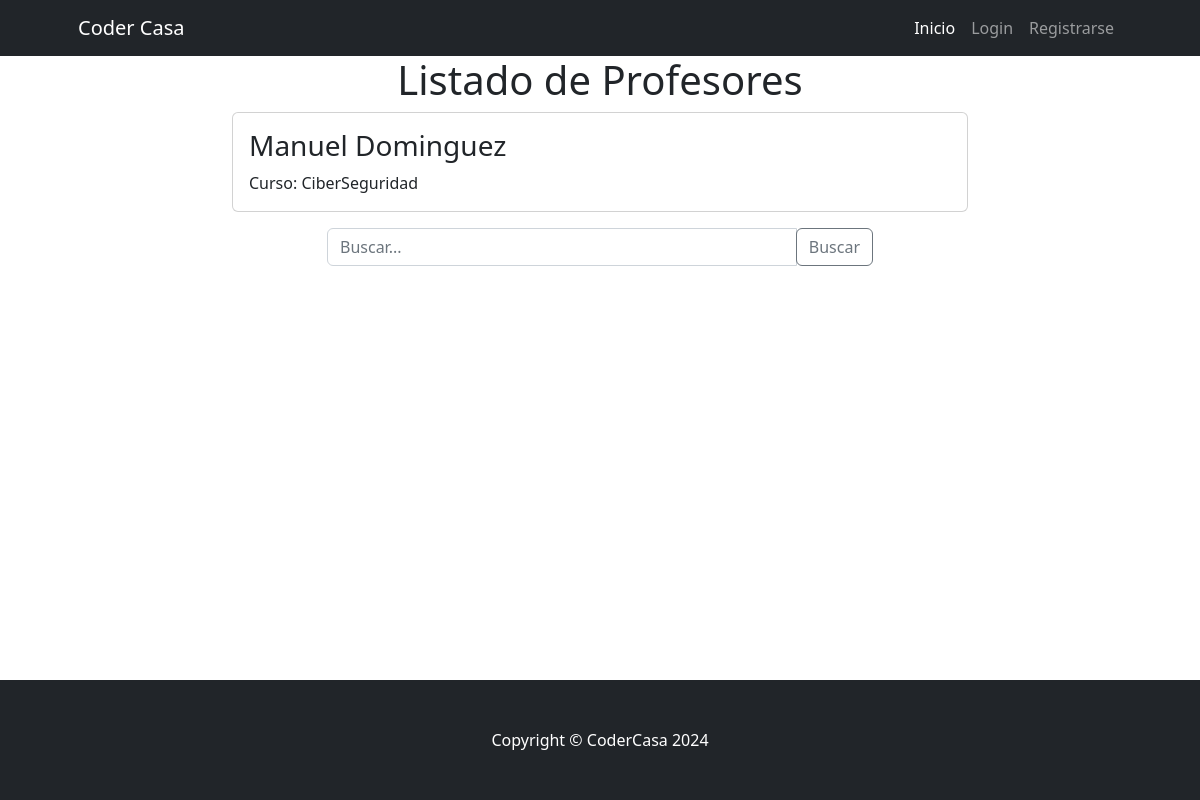
Page /Clase/profesor_list on the committed database.
### Clase/models.py (models this page shows, shortened)
class Profesor(models.Model):
    nombre = models.CharField(max_length=255)
    apellido = models.CharField(max_length=255)
    materia = models.ForeignKey(Curso, on_delete=models.PROTECT,null=True)
    class Meta:
        verbose_name = "Profesor"
        verbose_name_plural = "Profesores"

class Curso(models.Model):
    nombre = models.CharField(max_length=255, unique=True)
    detalle = models.CharField(max_length=800,null=True, blank=True)
    def __str__(self) -> str:
        return self.nombre
    class Meta:
        verbose_name = "Curso"
        verbose_name_plural = "Cursos"

### Clase/views.py (the view)
# urls.py: path("profesor_list", profesor_list,name="profesor_list" ),
def profesor_list(request):
    busqueda = request.GET.get("busqueda",None)
    if busqueda:
        print(busqueda)
        consulta = Profesor.objects.filter(nombre__icontains=busqueda)
    else:
       consulta = Profesor.objects.all()
    contexto = {"profesores": consulta}
    return render(request,"Clase/profesor_list.html", contexto)

### Clase/templates/Clase/profesor_list.html (shortened to what this page needs)
{% extends 'core/base.html' %}
{% block content %}
<center>
<h1>Listado de Profesores</h1>
</center>
<div class="container">
    <div class="row justify-content-center">
      <div class="col-md-8">
        {% for profe in profesores %}
          <div class="card mb-3">
            <div class="card-body">
              <h3 class="card-title">{{ profe.nombre }} {{ profe.apellido }}</h3>
              <p class="card-text">Curso: {{ profe.materia }}</p>
            </div>
          </div>
        {% endfor %}
      </div>
    </div>
    <div class="row justify-content-center">
      <div class="col-md-6">
        <form action="{% url 'Clase:profesor_list' %}" method="get">
          <div class="input-group mb-3">
            <input type="text" class="form-control" name="busqueda" placeholder="Buscar...">
            <div class="input-group-append">
              <button class="btn btn-outline-secondary" type="submit">Buscar</button>
            </div>
          </div>
        </form>
      </div>
    </div>
  </div>
{% endblock content %}

### rows in the picture
Profesor: nombre "Manuel", apellido "Dominguez", materia "CiberSeguridad"
